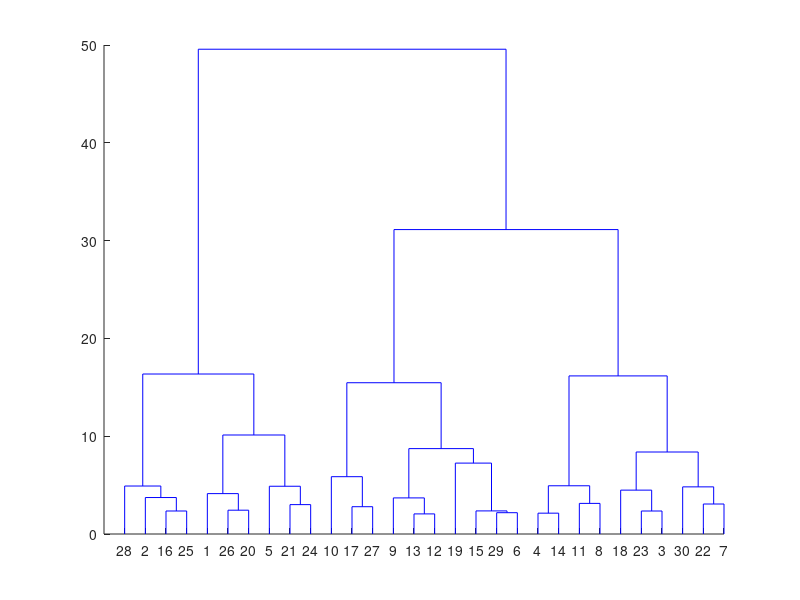
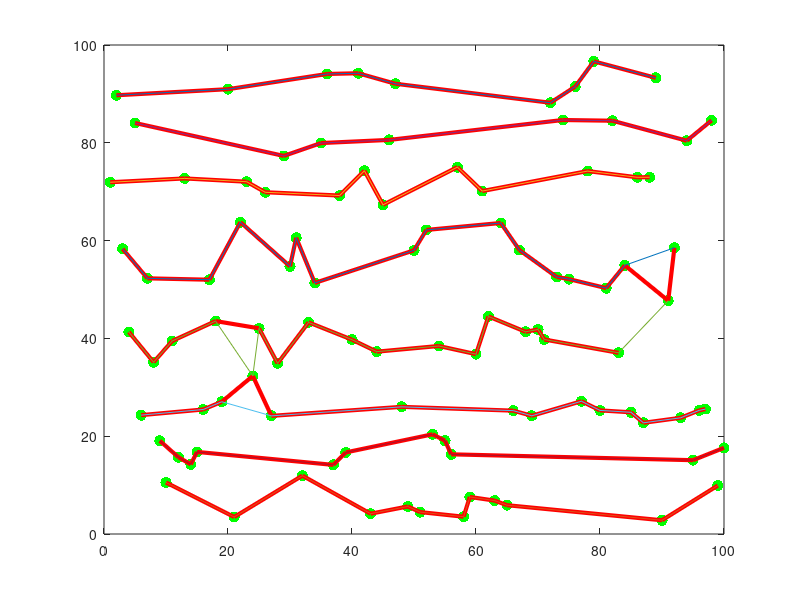

Here is the MATLAB script that generated these plots, in order: (Note: this script raises an error after producing the figures.)

function Hierarchical_approximation()
%kmeans_approximation()



for iter=1:100
    iter
    X = rand(1,100)*100;
    %X = [1; 2;2;5 ;4;5;2; 2;4; 1.5;4 ;2.5];
    
    
    Y = pdist(X');
    Z = linkage(Y,'average');
    p = cluster(Z,'maxclust',8);
    
    figure(1);
    dendrogram(Z);
    
    Y=pmaxdis(X');
    %ap=rand(1,length(Y));
    %Y=Y+ap;
    Z = linkage(Y,'average');
    c = cluster(Z,'maxclust',8);
    figure(2);
    %    dendrogram(Z);
    
    hold off;
    plot(X(1:100),'g.','MarkerSize',24)
    hold on;
    for i=1:8
        h = plot(find(p==i),X(p==i),'r')
        set(h,'LineWidth',3)
        % plot(X(p==i),'r','MarkerSize',12)
        hold on;
    end
    for i=1:8
        plot(find(c==i),X(c==i))
        % plot(X(c==i),'MarkerSize',12)
        hold on;
    end
    
    RS= calculate_Cluster_Rand_statistic(c,p);
    purity= Calculate_Cluster_Purity(c,p,2);
    BCubed= Calculate_Cluster_BCubed_precision(c,p);
    detail(iter,1)=RS;
    detail(iter,2)=purity;
end





quality=mean(detail);
end

function kmeans_approximation()

for iter=1:100
    iter
    k=8
    maxRow=100;
    X = rand(1,maxRow)*100;
    X=X';
    Centres=X(1:k);
    MaxIters=500;

        e = randperm(size(X,1));      % random initialization
        for i=1:k
            c(i,:)=X(e(i),:)
        end
    
    temp=zeros(maxRow,1);   % initialize as zero vector
    itr=1;
    while 1,
        itr=itr+1;
        d=dis(X,c);  % calculate objcets-centroid distances
        [z,g]=min(d,[],2);  % find group matrix g
        if g==temp,
            break;          % stop the iteration
        else
            temp=g;         % copy group matrix to temporary variable
        end
        for i=1:k
            f=find(g==i);
            if f            % only compute centroid if f is not empty
                c(i,:)=mean(X(find(g==i),:),1);
            end
        end
    end
    
    
       p=g;
       
         for i=1:k
            c(i,:)=X(e(i),:)
        end
    
    temp=zeros(maxRow,1);   % initialize as zero vector
    itr=1;
    while 1,
        itr=itr+1;
        d=Matrixmaxdis(X,c);  % calculate objcets-centroid distances
        [z,g]=min(d,[],2);  % find group matrix g
        if g==temp,
            break;          % stop the iteration
        else
            temp=g;         % copy group matrix to temporary variable
        end
        for i=1:k
            f=find(g==i);
            if f            % only compute centroid if f is not empty
                c(i,:)=mean(X(find(g==i),:),1);
            end
        end
    end
    
    
       c=g;
    
    
       
    hold off;
    plot(X(1:maxRow),'g.','MarkerSize',24)
    hold on;
    for i=1:8
        h = plot(find(p==i),X(p==i),'r')
        set(h,'LineWidth',3)
        % plot(X(p==i),'r','MarkerSize',12)
        hold on;
    end
    for i=1:8
        plot(find(c==i),X(c==i))
        % plot(X(c==i),'MarkerSize',12)
        hold on;
    end
    
    RS= calculate_Cluster_Rand_statistic(c,p);
    purity= Calculate_Cluster_Purity(c,p,2);
    
    detail(iter,1)=RS;
    detail(iter,2)=purity;
end


quality=mean(detail);
end



function Z=dis(X,Y)

for i=(1:length(X))
    for j=(1:length(Y))
        Z(i,j)=abs(X(i)-Y(j));

    end
end

end


function Z=Matrixmaxdis(X,Y)

for i=(1:length(X))
    for j=(1:length(Y))
        if floor(X(i))==floor(Y(j))
            a=[0;1];
        elseif X(i)<Y(j)
            a=[floor( X(i));ceil(Y(j))];
        else
            a=[ceil(X(i));floor(Y(j))];
        end
        Z(i,j)=pdist(a);

    end
end

end


function Y=pmaxdis(X)
t=1;
for i=(1:length(X)-1)
    for j=(i+1:length(X))
        if floor(X(i))==floor(X(j))
            a=[0;1];
        elseif X(i)<X(j)
            a=[floor( X(i));ceil(X(j))];
        else
            a=[ceil(X(i));floor(X(j))];
        end
        Y(t)=pdist(a);
         t=t+1;
    end
end

end

function Y=pmindis(X)
t=1;
for i=(1:length(X)-1)
    for j=(i+1:length(X))
        if floor(X(i))==floor(X(j))
            a=[0;0];
        elseif X(i)<X(j)
            a=[ceil( X(i));floor(X(j))];
        else
            a=[floor(X(i));ceil(X(j))];
        end
        Y(t)=pdist(a);
        t=t+1;
    end
end
end